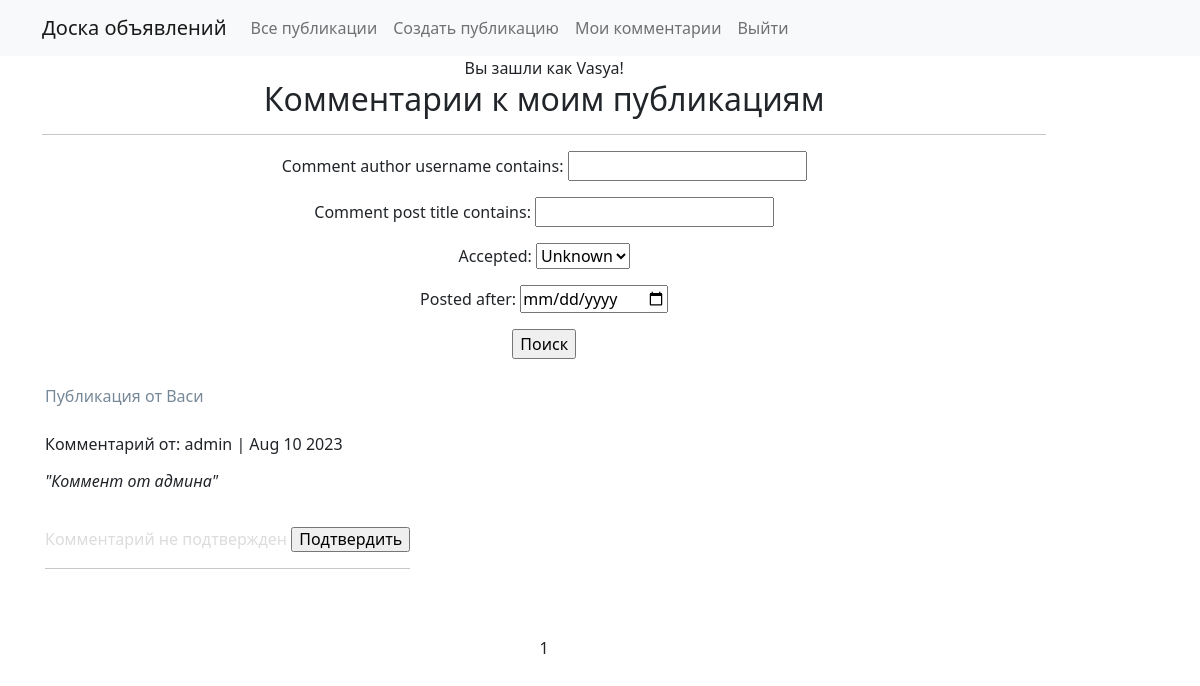
Page /mycomments/ (signed in) on the committed database.
### bulletinboard/models.py (models this page shows, shortened)
class Comment(models.Model):
    comment_author = models.ForeignKey(User, on_delete=models.CASCADE)
    comment_text = models.TextField()
    comment_post = models.ForeignKey(Post, on_delete=models.CASCADE)
    comment_dateCreation = models.DateTimeField(auto_now_add=True)
    accepted = models.BooleanField(default=False)
    class Meta:
        ordering = ['id']

class Post(models.Model):
    author = models.ForeignKey(User, on_delete=models.CASCADE, verbose_name='author')
    category = models.CharField(max_length=28, choices=CATEGORY_CHOICES, default='Tanks', verbose_name='category')
    dateCreation = models.DateTimeField(auto_now_add=True)
    title = models.CharField(max_length=128, verbose_name=pgettext_lazy('post title', 'title'))
    text = RichTextField()
    class Meta:
        ordering = ['id']

### bulletinboard/views.py (the view, shortened to what this page needs)
# urls.py: path('mycomments/', CommentsList.as_view(), name='mycomments'),
class CommentsList(LoginRequiredMixin, ListView):
    model = Comment
    template_name = 'mycomments.html'
    context_object_name = 'mycomments'
    ordering = '-comment_dateCreation'
    paginate_by = 4
    def get_context_data(self, **kwargs):
        context = super().get_context_data(**kwargs)
        context['filterset'] = self.filterset
        return context
    def get_queryset(self):
        comments = Comment.objects.filter(comment_post__author=self.request.user)
        self.filterset = CommentFilter(self.request.GET, queryset=comments)
        return self.filterset.qs

### templates/mycomments.html (shortened to what this page needs)
{% extends 'flatpages/default.html' %}
{% block content %}
<div style="display: flex">
    <div style="flex-basis: 90%">
        {% if user.is_authenticated %}
        Вы зашли как {{ request.user.username }}!
        {% else %}
        <p><a href="{% url 'login' %}" style="text-decoration: none; color: #778899;">Log in</a></p>
        {% endif %}
        <br>
        <h2>Комментарии к моим публикациям</h2>
        <hr>
{% if mycomments %}
       <form action="" method="get">
           {{ filterset.form.as_p }}
           <input type="submit" value="Поиск" />
       </form>
    <br>
    <table style="margin-right: auto; margin-right: auto;">
    {% for comment in mycomments %}
    <tr>
        <td>
            <td style="text-align: justify">
            <a href="http://127.0.0.1:8000/post/{{ comment.comment_post.id }}" style="text-decoration: none; color: #778898;">{{ comment.comment_post.title }}</a>
            <br><br>
            <p style="text-align: justify">Комментарий от: {{ comment.comment_author|truncatewords:25 }}
            | {{ comment.comment_dateCreation|date:'M d Y' }}
            <h6 style="text-align: justify">
                <i>"{{ comment.comment_text }}"</i></p>
                <br>
{% if not comment.accepted %}
    <form method="POST">
        <label style="text-decoration: none; color: #DCDCDC;"> Комментарий не подтвержден </label>
        <input type="submit" value='Подтвердить'>
    </form>
{% endif %}
            <hr>
        </td>
    </tr>
    <tr>
        <td>
            <br>
        </td>
    </tr>
    {% endfor %}
    </table>
{% else %}
    <h3>Нет комментариев</h3>
        <br><br>
        <a class="btn btn-secondary" onClick="javascript:history.go(-1);" role="button">Назад</a>
{% endif %}
        <br>
{% if mycomments %}
{% include 'inc/pagination.html' %}
{% endif %}
{% endblock content %}

### rows in the picture
Comment: comment_post "Публикация от Васи", comment_author "admin", comment_dateCreation "Aug 10 2023", comment_text "Коммент от админа"

### other values in the picture
{{ request.user.username }} "Vasya"
{{ page_obj.number }} "1"
